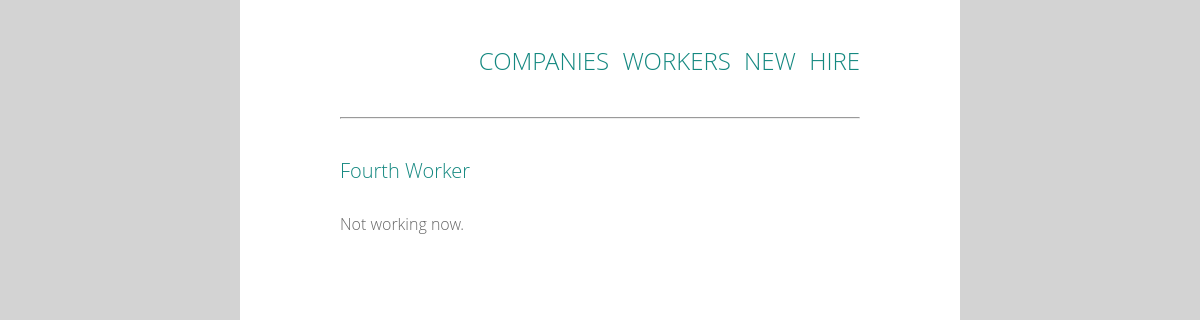
Before: /workers/4/ with the older database file.
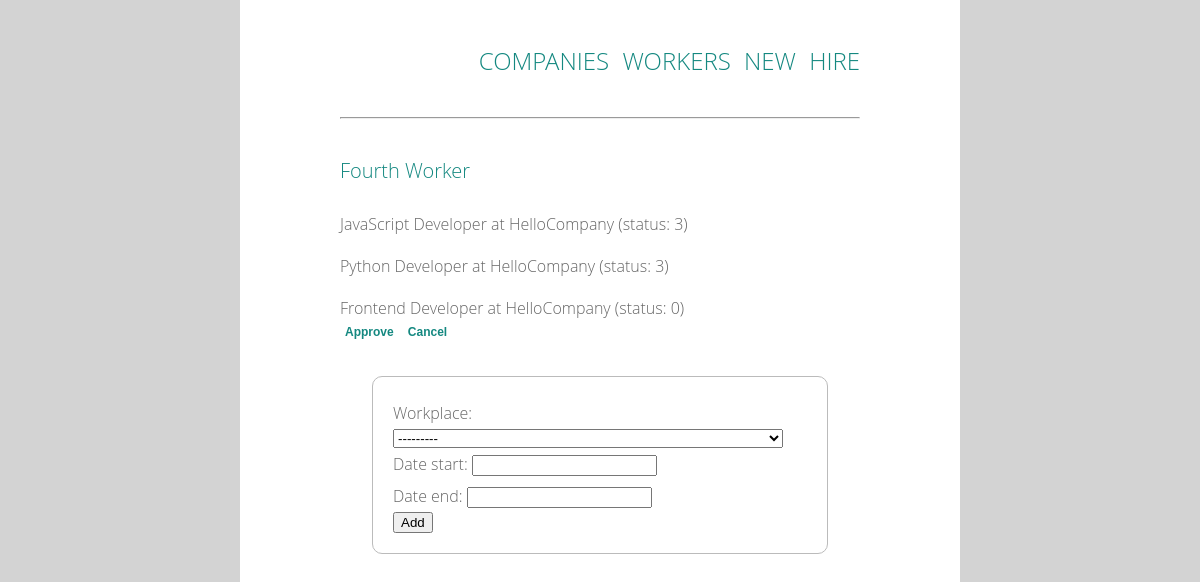
After: the same page with the newer database file.
### work/models.py (models this page shows, shortened)
class Worker(models.Model):
    first_name = models.CharField(max_length=20)
    last_name = models.CharField(max_length=20)

class WorkPlace(models.Model):
    work = models.ForeignKey(
        Work, related_name='workplaces', on_delete=models.CASCADE)
    worker = models.ForeignKey(
        Worker, related_name='workplaces', on_delete=models.CASCADE)
    NEW = 0
    APPROVED = 1
    CANCELLED = 2
    FINISHED = 3
    STATUS_CHOICES = (
        (NEW, 'New'),
        (APPROVED, 'Approved'),
        (CANCELLED, 'Cancelled'),
        (FINISHED, 'Finished'),
    )
    status = models.IntegerField(choices=STATUS_CHOICES, default=NEW)
    def __str__(self):
        return (
            f'workplace {self.work.name} at {self.work.company.name} company')
    class Meta:
        unique_together = ['work', 'worker']

class Work(models.Model):
    company = models.ForeignKey(
        Company, related_name='works', on_delete=models.CASCADE)
    name = models.CharField(max_length=50)
    created_date = models.DateTimeField(default=timezone.now)
    class Meta:
        unique_together = ['company', 'name']

class Company(models.Model):
    name = models.CharField(max_length=50)

### work/views.py (the view, shortened to what this page needs)
class WorkerDetail(View):
    def get(self, request, *args, **kwargs):
        view = WorkerDisplay.as_view()
        return view(request, *args, **kwargs)

### work/forms.py
class CreateWorkTime(forms.ModelForm):
    class Meta:
        model = WorkTime
        fields = ('workplace', 'date_start', 'date_end')

### work/views.py (called while the page is built)
    def get_context_data(self, **kwargs):
        context = super().get_context_data(**kwargs)
        context['workplaces'] = self.get_object().workplaces.all()
        context['form'] = CreateWorkTime()
        return context

### work/templates/work/worker_detail.html (shortened to what this page needs)
{% extends 'work/base.html' %}
{% block content %}
    <h1 class='company'>{{ worker.first_name }} {{ worker.last_name }}</h1>
    {% if workplaces %}
        <ul>
        {% for wp in workplaces %}
            <div class='work'>
                <li>{{ wp.work.name }} at {{ wp.work.company.name }} (status: {{ wp.status }})
                    {% if not wp.status %}
                        <form action="{% url 'work:update_wp' wp.id %}" method="post">
                            <input type="submit" class='status' value="Approve" name='approve_btn'/>
                            <input type="submit" class='status' value="Cancel" name='cancel_btn'/>
                        </form>
                    {% endif %}
                </li>
            </div>
        {% endfor %}
        </ul>
        <form method="post" class='adding_form'>
            {{ form.as_p }}
            <input type="submit" value="Add" />
        </form>
    {% else %}
        <p class='work'>Not working now.</p>
    {% endif %}
{% endblock %}

### work/templates/work/base.html (shortened to what this page needs)
{% load static %}
<html>
    <head>
        <link rel="stylesheet" type="text/css" href="{% static 'work/style.css' %}">
    </head>
    <body>
        <div class='container'>
            <header>
                <nav class='menu'>
                    <a href="{% url 'work:comp_list' %}">Companies</a>
                    <a href="{% url 'work:worker_list' %}">Workers</a>
                    <a href="{% url 'work:create_work' %}">New</a>
                    <a href="{% url 'work:hire' %}">Hire</a>
                </nav>
            </header>
            <hr><br>
            {% block content %}
            {% endblock %}
        </div>
    </body>
</html>

### work/static/work/style.css (style rules this page uses)
html, body, div, span, applet, object, iframe, h1, h2, h3, h4, h5, h6, p, blockquote, pre, a, abbr, acronym, address, big, cite, code, del, dfn, em, img, ins, kbd, q, s, samp, small, strike, strong, sub, sup, tt, var, b, u, i, center, dl, dt, dd, ol, ul, li, fieldset, form, label, legend, table, caption, tbody, tfoot, thead, tr, th, td, article, aside, canvas, details, embed, figure, figcaption, footer, header, hgroup, menu, nav, output, ruby, section, summary, time, mark, audio, video { margin: 0; padding: 0; border: 0; font-size: 100%; font: inherit; vertical-align: baseline; }
article, aside, details, figcaption, figure, footer, header, hgroup, menu, nav, section { display: block; }
body { line-height: 1; }
ol, ul { list-style: none; }
body { font: 300 16px/22px "Open Sans", "Helvetica Neue", Helvetica, Arial, sans-serif; }
.company { color: #148880; font-size: 20px; line-height: 44px; }
a { text-decoration: none; color: #148880; }
.work, .adding_form { color: #666; }
.menu { font-size: 24px; text-transform: uppercase; }
body { background-color: #d3d3d3; }
.container { background: #fff; }
html, body { height: 100%; }
.container { box-sizing: border-box; margin-left: auto; margin-right: auto; width: 60%; min-height: 100%; text-align: justify; padding: 50px 100px; }
.work { margin-top: 20px; }
.menu { text-align: right; margin-bottom: 45px; word-spacing: 7px; }
.adding_form { box-sizing: border-box; padding: 20px; margin: 32px; border: solid 1px #bbb; border-radius: 10px; line-height: 32px; }
.status { border: none; padding: 5px; margin: 0; font-size: 12px; font-weight: 600; color:#148880; background-color: transparent; }

Changed rows visible on the page:
added WorkPlace: work.name "JavaScript Developer", work.company.name "HelloCompany", status "3"
added WorkPlace: work.name "Python Developer", work.company.name "HelloCompany", status "3"
added WorkPlace: work.name "Frontend Developer", work.company.name "HelloCompany", status "0"
Other visible differences:
form field workplace: (not shown) → "---------"
form field value: (not shown) → "Add"
text no longer shown: "Not working now."
text now shown: "Workplace: Date start: Date end:"
